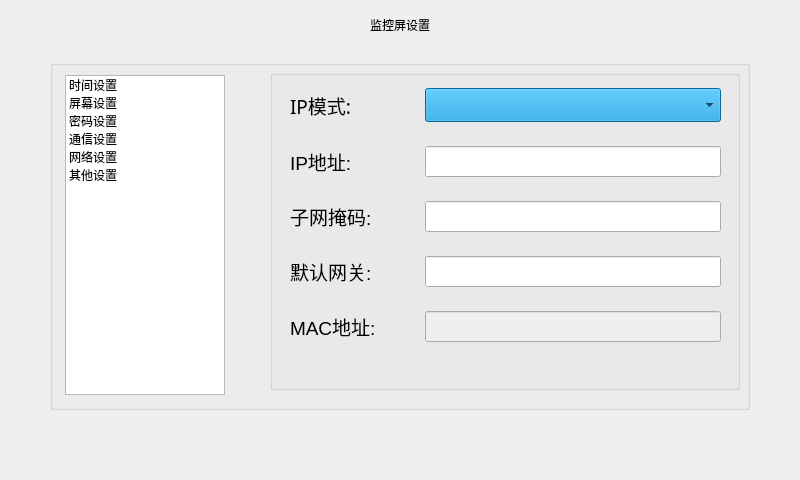
<?xml version="1.0" encoding="UTF-8"?>
<ui version="4.0">
 <class>Monitor_Screen_Set</class>
 <widget class="QWidget" name="Monitor_Screen_Set">
  <property name="geometry">
   <rect>
    <x>0</x>
    <y>0</y>
    <width>800</width>
    <height>480</height>
   </rect>
  </property>
  <property name="windowTitle">
   <string>Form</string>
  </property>
  <widget class="QWidget" name="widget" native="true">
   <property name="geometry">
    <rect>
     <x>0</x>
     <y>0</y>
     <width>800</width>
     <height>480</height>
    </rect>
   </property>
   <widget class="QGroupBox" name="groupBox">
    <property name="geometry">
     <rect>
      <x>50</x>
      <y>60</y>
      <width>700</width>
      <height>350</height>
     </rect>
    </property>
    <property name="styleSheet">
     <string notr="true">QComboBox{
  min-height: 28px; min-width: 40px;
/*  background-color: rgb(0, 170,0);*/
  background-color: rgb(12, 148, 214);

}

QComboBox QAbstractItemView::item {
  min-height: 35px; min-width: 60px;
 /* background-color: rgb(0, 170,0);*/
   /*background-color: rgb(75, 190, 155);*/

}</string>
    </property>
    <widget class="QListWidget" name="listWidget">
     <property name="geometry">
      <rect>
       <x>15</x>
       <y>15</y>
       <width>160</width>
       <height>320</height>
      </rect>
     </property>
     <property name="verticalScrollBarPolicy">
      <enum>Qt::ScrollBarAlwaysOff</enum>
     </property>
     <property name="horizontalScrollBarPolicy">
      <enum>Qt::ScrollBarAlwaysOff</enum>
     </property>
     <item>
      <property name="text">
       <string>时间设置</string>
      </property>
     </item>
     <item>
      <property name="text">
       <string>屏幕设置</string>
      </property>
     </item>
     <item>
      <property name="text">
       <string>密码设置</string>
      </property>
     </item>
     <item>
      <property name="text">
       <string>通信设置</string>
      </property>
     </item>
     <item>
      <property name="text">
       <string>网络设置</string>
      </property>
     </item>
     <item>
      <property name="text">
       <string>其他设置</string>
      </property>
     </item>
    </widget>
    <widget class="QGroupBox" name="groupBox_2">
     <property name="geometry">
      <rect>
       <x>220</x>
       <y>10</y>
       <width>470</width>
       <height>320</height>
      </rect>
     </property>
     <property name="title">
      <string/>
     </property>
     <property name="alignment">
      <set>Qt::AlignCenter</set>
     </property>
     <widget class="QStackedWidget" name="stackedWidget">
      <property name="geometry">
       <rect>
        <x>20</x>
        <y>0</y>
        <width>460</width>
        <height>321</height>
       </rect>
      </property>
      <property name="currentIndex">
       <number>4</number>
      </property>
      <widget class="QWidget" name="page">
       <widget class="QWidget" name="widget_1" native="true">
        <property name="geometry">
         <rect>
          <x>0</x>
          <y>0</y>
          <width>451</width>
          <height>281</height>
         </rect>
        </property>
        <layout class="QGridLayout" name="gridLayout_11">
         <item row="2" column="0">
          <widget class="QLabel" name="label_3">
           <property name="font">
            <font>
             <pointsize>18</pointsize>
            </font>
           </property>
           <property name="text">
            <string>日:</string>
           </property>
          </widget>
         </item>
         <item row="0" column="2">
          <widget class="QLineEdit" name="lineEdit_year">
           <property name="font">
            <font>
             <pointsize>16</pointsize>
            </font>
           </property>
           <property name="focusPolicy">
            <enum>Qt::NoFocus</enum>
           </property>
           <property name="alignment">
            <set>Qt::AlignCenter</set>
           </property>
          </widget>
         </item>
         <item row="4" column="0">
          <widget class="QLabel" name="label_5">
           <property name="font">
            <font>
             <pointsize>18</pointsize>
            </font>
           </property>
           <property name="text">
            <string>分:</string>
           </property>
          </widget>
         </item>
         <item row="0" column="0">
          <widget class="QLabel" name="label_1">
           <property name="font">
            <font>
             <pointsize>18</pointsize>
            </font>
           </property>
           <property name="text">
            <string>年:</string>
           </property>
          </widget>
         </item>
         <item row="0" column="1">
          <spacer name="horizontalSpacer_3">
           <property name="orientation">
            <enum>Qt::Horizontal</enum>
           </property>
           <property name="sizeType">
            <enum>QSizePolicy::Fixed</enum>
           </property>
           <property name="sizeHint" stdset="0">
            <size>
             <width>103</width>
             <height>20</height>
            </size>
           </property>
          </spacer>
         </item>
         <item row="1" column="0">
          <widget class="QLabel" name="label_2">
           <property name="font">
            <font>
             <pointsize>18</pointsize>
            </font>
           </property>
           <property name="text">
            <string>月:</string>
           </property>
          </widget>
         </item>
         <item row="2" column="2">
          <widget class="QLineEdit" name="lineEdit_date">
           <property name="font">
            <font>
             <pointsize>16</pointsize>
            </font>
           </property>
           <property name="focusPolicy">
            <enum>Qt::NoFocus</enum>
           </property>
           <property name="alignment">
            <set>Qt::AlignCenter</set>
           </property>
          </widget>
         </item>
         <item row="3" column="2">
          <widget class="QLineEdit" name="lineEdit_hour">
           <property name="font">
            <font>
             <pointsize>16</pointsize>
            </font>
           </property>
           <property name="focusPolicy">
            <enum>Qt::NoFocus</enum>
           </property>
           <property name="alignment">
            <set>Qt::AlignCenter</set>
           </property>
          </widget>
         </item>
         <item row="4" column="2">
          <widget class="QLineEdit" name="lineEdit_minute">
           <property name="font">
            <font>
             <pointsize>16</pointsize>
            </font>
           </property>
           <property name="focusPolicy">
            <enum>Qt::NoFocus</enum>
           </property>
           <property name="alignment">
            <set>Qt::AlignCenter</set>
           </property>
          </widget>
         </item>
         <item row="3" column="0">
          <widget class="QLabel" name="label_4">
           <property name="font">
            <font>
             <pointsize>18</pointsize>
            </font>
           </property>
           <property name="text">
            <string>时:</string>
           </property>
          </widget>
         </item>
         <item row="5" column="0">
          <widget class="QLabel" name="label_6">
           <property name="font">
            <font>
             <pointsize>18</pointsize>
            </font>
           </property>
           <property name="text">
            <string>秒:</string>
           </property>
          </widget>
         </item>
         <item row="1" column="2">
          <widget class="QLineEdit" name="lineEdit_month">
           <property name="font">
            <font>
             <pointsize>16</pointsize>
            </font>
           </property>
           <property name="focusPolicy">
            <enum>Qt::NoFocus</enum>
           </property>
           <property name="alignment">
            <set>Qt::AlignCenter</set>
           </property>
          </widget>
         </item>
         <item row="5" column="2">
          <widget class="QLineEdit" name="lineEdit_second">
           <property name="font">
            <font>
             <pointsize>16</pointsize>
            </font>
           </property>
           <property name="focusPolicy">
            <enum>Qt::NoFocus</enum>
           </property>
           <property name="alignment">
            <set>Qt::AlignCenter</set>
           </property>
          </widget>
         </item>
         <item row="4" column="3">
          <spacer name="horizontalSpacer_26">
           <property name="orientation">
            <enum>Qt::Horizontal</enum>
           </property>
           <property name="sizeType">
            <enum>QSizePolicy::Fixed</enum>
           </property>
           <property name="sizeHint" stdset="0">
            <size>
             <width>26</width>
             <height>20</height>
            </size>
           </property>
          </spacer>
         </item>
        </layout>
       </widget>
      </widget>
      <widget class="QWidget" name="page_2">
       <widget class="QWidget" name="widget_2" native="true">
        <property name="geometry">
         <rect>
          <x>0</x>
          <y>0</y>
          <width>451</width>
          <height>281</height>
         </rect>
        </property>
        <property name="styleSheet">
         <string notr="true"/>
        </property>
        <layout class="QGridLayout" name="gridLayout_12">
         <item row="4" column="3">
          <widget class="QLabel" name="label_10">
           <property name="font">
            <font>
             <pointsize>12</pointsize>
            </font>
           </property>
           <property name="text">
            <string>分</string>
           </property>
          </widget>
         </item>
         <item row="3" column="3">
          <widget class="QLabel" name="label">
           <property name="font">
            <font>
             <pointsize>14</pointsize>
            </font>
           </property>
           <property name="text">
            <string>%</string>
           </property>
          </widget>
         </item>
         <item row="0" column="2">
          <widget class="QComboBox" name="system_language">
           <property name="focusPolicy">
            <enum>Qt::NoFocus</enum>
           </property>
          </widget>
         </item>
         <item row="4" column="2">
          <widget class="QLineEdit" name="ScrProEdit">
           <property name="font">
            <font>
             <pointsize>16</pointsize>
            </font>
           </property>
           <property name="focusPolicy">
            <enum>Qt::NoFocus</enum>
           </property>
           <property name="alignment">
            <set>Qt::AlignCenter</set>
           </property>
          </widget>
         </item>
         <item row="1" column="2">
          <widget class="QComboBox" name="AlarmBox">
           <property name="font">
            <font>
             <pointsize>14</pointsize>
            </font>
           </property>
           <property name="focusPolicy">
            <enum>Qt::NoFocus</enum>
           </property>
           <property name="styleSheet">
            <string notr="true"/>
           </property>
          </widget>
         </item>
         <item row="3" column="2">
          <widget class="QLineEdit" name="lineEdit_bright">
           <property name="font">
            <font>
             <pointsize>16</pointsize>
            </font>
           </property>
           <property name="focusPolicy">
            <enum>Qt::NoFocus</enum>
           </property>
           <property name="alignment">
            <set>Qt::AlignCenter</set>
           </property>
          </widget>
         </item>
         <item row="1" column="1">
          <spacer name="horizontalSpacer_19">
           <property name="orientation">
            <enum>Qt::Horizontal</enum>
           </property>
           <property name="sizeType">
            <enum>QSizePolicy::Fixed</enum>
           </property>
           <property name="sizeHint" stdset="0">
            <size>
             <width>46</width>
             <height>20</height>
            </size>
           </property>
          </spacer>
         </item>
         <item row="4" column="0">
          <widget class="QLabel" name="label_9">
           <property name="font">
            <font>
             <pointsize>12</pointsize>
            </font>
           </property>
           <property name="text">
            <string>屏保时间：</string>
           </property>
          </widget>
         </item>
         <item row="0" column="0">
          <widget class="QLabel" name="label_22">
           <property name="font">
            <font>
             <pointsize>12</pointsize>
            </font>
           </property>
           <property name="text">
            <string>系统语言：</string>
           </property>
          </widget>
         </item>
         <item row="3" column="0">
          <widget class="QLabel" name="label_8">
           <property name="font">
            <font>
             <pointsize>12</pointsize>
            </font>
           </property>
           <property name="text">
            <string>屏幕亮度：</string>
           </property>
          </widget>
         </item>
         <item row="1" column="0">
          <widget class="QLabel" name="label_7">
           <property name="font">
            <font>
             <pointsize>12</pointsize>
            </font>
           </property>
           <property name="text">
            <string>报警：</string>
           </property>
          </widget>
         </item>
         <item row="4" column="4">
          <spacer name="horizontalSpacer_27">
           <property name="orientation">
            <enum>Qt::Horizontal</enum>
           </property>
           <property name="sizeType">
            <enum>QSizePolicy::Fixed</enum>
           </property>
           <property name="sizeHint" stdset="0">
            <size>
             <width>7</width>
             <height>17</height>
            </size>
           </property>
          </spacer>
         </item>
        </layout>
       </widget>
      </widget>
      <widget class="QWidget" name="page_3">
       <widget class="QWidget" name="widget_3" native="true">
        <property name="geometry">
         <rect>
          <x>0</x>
          <y>0</y>
          <width>451</width>
          <height>291</height>
         </rect>
        </property>
        <layout class="QGridLayout" name="gridLayout_13">
         <item row="2" column="0">
          <widget class="QLabel" name="label_12">
           <property name="font">
            <font>
             <pointsize>14</pointsize>
            </font>
           </property>
           <property name="text">
            <string>确认密码：</string>
           </property>
          </widget>
         </item>
         <item row="1" column="1">
          <spacer name="horizontalSpacer_20">
           <property name="orientation">
            <enum>Qt::Horizontal</enum>
           </property>
           <property name="sizeType">
            <enum>QSizePolicy::Fixed</enum>
           </property>
           <property name="sizeHint" stdset="0">
            <size>
             <width>70</width>
             <height>20</height>
            </size>
           </property>
          </spacer>
         </item>
         <item row="1" column="0">
          <widget class="QLabel" name="label_11">
           <property name="font">
            <font>
             <pointsize>14</pointsize>
            </font>
           </property>
           <property name="text">
            <string>新密码：</string>
           </property>
          </widget>
         </item>
         <item row="1" column="3">
          <spacer name="horizontalSpacer_25">
           <property name="orientation">
            <enum>Qt::Horizontal</enum>
           </property>
           <property name="sizeType">
            <enum>QSizePolicy::Fixed</enum>
           </property>
           <property name="sizeHint" stdset="0">
            <size>
             <width>26</width>
             <height>20</height>
            </size>
           </property>
          </spacer>
         </item>
         <item row="2" column="2">
          <widget class="QLineEdit" name="NewCode2Edit">
           <property name="font">
            <font>
             <pointsize>16</pointsize>
            </font>
           </property>
           <property name="focusPolicy">
            <enum>Qt::NoFocus</enum>
           </property>
           <property name="alignment">
            <set>Qt::AlignCenter</set>
           </property>
          </widget>
         </item>
         <item row="1" column="2">
          <widget class="QLineEdit" name="NewCodeEdit">
           <property name="font">
            <font>
             <pointsize>16</pointsize>
            </font>
           </property>
           <property name="focusPolicy">
            <enum>Qt::NoFocus</enum>
           </property>
           <property name="echoMode">
            <enum>QLineEdit::Normal</enum>
           </property>
           <property name="alignment">
            <set>Qt::AlignCenter</set>
           </property>
          </widget>
         </item>
        </layout>
       </widget>
      </widget>
      <widget class="QWidget" name="page_4">
       <widget class="QWidget" name="widget_4" native="true">
        <property name="geometry">
         <rect>
          <x>0</x>
          <y>0</y>
          <width>451</width>
          <height>320</height>
         </rect>
        </property>
        <layout class="QGridLayout" name="gridLayout_14">
         <item row="2" column="0" colspan="2">
          <widget class="QLabel" name="label_15">
           <property name="baseSize">
            <size>
             <width>0</width>
             <height>0</height>
            </size>
           </property>
           <property name="font">
            <font>
             <pointsize>14</pointsize>
            </font>
           </property>
           <property name="text">
            <string>校验位:</string>
           </property>
          </widget>
         </item>
         <item row="0" column="3">
          <spacer name="horizontalSpacer_21">
           <property name="orientation">
            <enum>Qt::Horizontal</enum>
           </property>
           <property name="sizeType">
            <enum>QSizePolicy::Fixed</enum>
           </property>
           <property name="sizeHint" stdset="0">
            <size>
             <width>26</width>
             <height>20</height>
            </size>
           </property>
          </spacer>
         </item>
         <item row="0" column="2">
          <widget class="QLineEdit" name="backgroundlineEdit">
           <property name="enabled">
            <bool>true</bool>
           </property>
           <property name="font">
            <font>
             <pointsize>14</pointsize>
            </font>
           </property>
           <property name="focusPolicy">
            <enum>Qt::NoFocus</enum>
           </property>
           <property name="styleSheet">
            <string notr="true">color: rgb(0, 0, 0);</string>
           </property>
           <property name="alignment">
            <set>Qt::AlignCenter</set>
           </property>
          </widget>
         </item>
         <item row="3" column="0" colspan="2">
          <widget class="QLabel" name="label_16">
           <property name="font">
            <font>
             <pointsize>14</pointsize>
            </font>
           </property>
           <property name="text">
            <string>通讯端口:</string>
           </property>
          </widget>
         </item>
         <item row="0" column="0">
          <widget class="QLabel" name="label_13">
           <property name="font">
            <font>
             <pointsize>14</pointsize>
            </font>
           </property>
           <property name="text">
            <string>本机地址:</string>
           </property>
          </widget>
         </item>
         <item row="0" column="1">
          <spacer name="horizontalSpacer_22">
           <property name="orientation">
            <enum>Qt::Horizontal</enum>
           </property>
           <property name="sizeType">
            <enum>QSizePolicy::Fixed</enum>
           </property>
           <property name="sizeHint" stdset="0">
            <size>
             <width>85</width>
             <height>20</height>
            </size>
           </property>
          </spacer>
         </item>
         <item row="1" column="2">
          <widget class="QComboBox" name="backgroundcomboBox">
           <property name="baseSize">
            <size>
             <width>0</width>
             <height>0</height>
            </size>
           </property>
           <property name="font">
            <font>
             <pointsize>14</pointsize>
            </font>
           </property>
           <property name="focusPolicy">
            <enum>Qt::NoFocus</enum>
           </property>
           <property name="styleSheet">
            <string notr="true"/>
           </property>
          </widget>
         </item>
         <item row="1" column="0" colspan="2">
          <widget class="QLabel" name="label_14">
           <property name="font">
            <font>
             <pointsize>14</pointsize>
            </font>
           </property>
           <property name="text">
            <string>波特率:</string>
           </property>
          </widget>
         </item>
         <item row="2" column="2">
          <widget class="QComboBox" name="backgroundcomboBox_1">
           <property name="baseSize">
            <size>
             <width>0</width>
             <height>0</height>
            </size>
           </property>
           <property name="font">
            <font>
             <pointsize>14</pointsize>
            </font>
           </property>
           <property name="focusPolicy">
            <enum>Qt::NoFocus</enum>
           </property>
           <property name="styleSheet">
            <string notr="true"/>
           </property>
          </widget>
         </item>
         <item row="3" column="2">
          <widget class="QLineEdit" name="background_port">
           <property name="enabled">
            <bool>false</bool>
           </property>
           <property name="font">
            <font>
             <pointsize>14</pointsize>
            </font>
           </property>
           <property name="focusPolicy">
            <enum>Qt::NoFocus</enum>
           </property>
           <property name="styleSheet">
            <string notr="true">color: rgb(0, 0, 0);</string>
           </property>
           <property name="alignment">
            <set>Qt::AlignCenter</set>
           </property>
          </widget>
         </item>
        </layout>
       </widget>
      </widget>
      <widget class="QWidget" name="page_5">
       <widget class="QWidget" name="widget_5" native="true">
        <property name="geometry">
         <rect>
          <x>0</x>
          <y>0</y>
          <width>451</width>
          <height>291</height>
         </rect>
        </property>
        <property name="sizePolicy">
         <sizepolicy hsizetype="Fixed" vsizetype="Fixed">
          <horstretch>0</horstretch>
          <verstretch>0</verstretch>
         </sizepolicy>
        </property>
        <layout class="QGridLayout" name="gridLayout_15">
         <item row="0" column="0">
          <widget class="QLabel" name="label_17">
           <property name="font">
            <font>
             <family>WenQuanYi Micro Hei Mono</family>
             <pointsize>14</pointsize>
            </font>
           </property>
           <property name="text">
            <string>IP模式:</string>
           </property>
          </widget>
         </item>
         <item row="2" column="0">
          <widget class="QLabel" name="label_19">
           <property name="font">
            <font>
             <pointsize>14</pointsize>
            </font>
           </property>
           <property name="text">
            <string>子网掩码:</string>
           </property>
          </widget>
         </item>
         <item row="1" column="0">
          <widget class="QLabel" name="label_18">
           <property name="font">
            <font>
             <pointsize>14</pointsize>
            </font>
           </property>
           <property name="text">
            <string>IP地址:</string>
           </property>
          </widget>
         </item>
         <item row="0" column="3">
          <spacer name="horizontalSpacer_24">
           <property name="orientation">
            <enum>Qt::Horizontal</enum>
           </property>
           <property name="sizeType">
            <enum>QSizePolicy::Fixed</enum>
           </property>
           <property name="sizeHint" stdset="0">
            <size>
             <width>20</width>
             <height>20</height>
            </size>
           </property>
          </spacer>
         </item>
         <item row="3" column="0">
          <widget class="QLabel" name="label_20">
           <property name="font">
            <font>
             <pointsize>14</pointsize>
            </font>
           </property>
           <property name="text">
            <string>默认网关:</string>
           </property>
          </widget>
         </item>
         <item row="1" column="2">
          <widget class="QLineEdit" name="lineEdit_ipaddress">
           <property name="enabled">
            <bool>true</bool>
           </property>
           <property name="font">
            <font>
             <pointsize>14</pointsize>
            </font>
           </property>
           <property name="focusPolicy">
            <enum>Qt::NoFocus</enum>
           </property>
           <property name="styleSheet">
            <string notr="true">color: rgb(0, 0, 0);</string>
           </property>
           <property name="alignment">
            <set>Qt::AlignCenter</set>
           </property>
          </widget>
         </item>
         <item row="3" column="2">
          <widget class="QLineEdit" name="lineEdit_defaultgateway">
           <property name="enabled">
            <bool>true</bool>
           </property>
           <property name="font">
            <font>
             <pointsize>14</pointsize>
            </font>
           </property>
           <property name="focusPolicy">
            <enum>Qt::NoFocus</enum>
           </property>
           <property name="layoutDirection">
            <enum>Qt::RightToLeft</enum>
           </property>
           <property name="styleSheet">
            <string notr="true">color: rgb(0, 0, 0);</string>
           </property>
           <property name="inputMask">
            <string/>
           </property>
           <property name="alignment">
            <set>Qt::AlignCenter</set>
           </property>
          </widget>
         </item>
         <item row="2" column="2">
          <widget class="QLineEdit" name="lineEdit_subnetmask">
           <property name="enabled">
            <bool>true</bool>
           </property>
           <property name="font">
            <font>
             <pointsize>14</pointsize>
            </font>
           </property>
           <property name="focusPolicy">
            <enum>Qt::NoFocus</enum>
           </property>
           <property name="styleSheet">
            <string notr="true">color: rgb(0, 0, 0);</string>
           </property>
           <property name="alignment">
            <set>Qt::AlignCenter</set>
           </property>
          </widget>
         </item>
         <item row="0" column="2">
          <widget class="QComboBox" name="comboBox_getip">
           <property name="font">
            <font>
             <pointsize>14</pointsize>
            </font>
           </property>
           <property name="focusPolicy">
            <enum>Qt::NoFocus</enum>
           </property>
           <property name="layoutDirection">
            <enum>Qt::LeftToRight</enum>
           </property>
           <property name="styleSheet">
            <string notr="true"/>
           </property>
           <property name="insertPolicy">
            <enum>QComboBox::InsertAfterCurrent</enum>
           </property>
          </widget>
         </item>
         <item row="0" column="1">
          <spacer name="horizontalSpacer_23">
           <property name="orientation">
            <enum>Qt::Horizontal</enum>
           </property>
           <property name="sizeType">
            <enum>QSizePolicy::Fixed</enum>
           </property>
           <property name="sizeHint" stdset="0">
            <size>
             <width>43</width>
             <height>20</height>
            </size>
           </property>
          </spacer>
         </item>
         <item row="4" column="0">
          <widget class="QLabel" name="label_21">
           <property name="font">
            <font>
             <pointsize>14</pointsize>
            </font>
           </property>
           <property name="text">
            <string>MAC地址:</string>
           </property>
          </widget>
         </item>
         <item row="4" column="2">
          <widget class="QLineEdit" name="lineEdit_mac">
           <property name="enabled">
            <bool>false</bool>
           </property>
           <property name="font">
            <font>
             <pointsize>14</pointsize>
            </font>
           </property>
           <property name="focusPolicy">
            <enum>Qt::NoFocus</enum>
           </property>
           <property name="layoutDirection">
            <enum>Qt::RightToLeft</enum>
           </property>
           <property name="styleSheet">
            <string notr="true">color: rgb(0, 0, 0);</string>
           </property>
           <property name="inputMask">
            <string/>
           </property>
           <property name="alignment">
            <set>Qt::AlignCenter</set>
           </property>
          </widget>
         </item>
        </layout>
       </widget>
      </widget>
      <widget class="QWidget" name="page_6">
       <widget class="QWidget" name="widget_6" native="true">
        <property name="geometry">
         <rect>
          <x>0</x>
          <y>10</y>
          <width>451</width>
          <height>271</height>
         </rect>
        </property>
        <widget class="QPushButton" name="screen_calibaration">
         <property name="geometry">
          <rect>
           <x>150</x>
           <y>100</y>
           <width>161</width>
           <height>61</height>
          </rect>
         </property>
         <property name="text">
          <string>屏幕校准</string>
         </property>
        </widget>
       </widget>
      </widget>
     </widget>
    </widget>
   </widget>
   <widget class="QLabel" name="title">
    <property name="geometry">
     <rect>
      <x>275</x>
      <y>0</y>
      <width>250</width>
      <height>50</height>
     </rect>
    </property>
    <property name="text">
     <string>监控屏设置</string>
    </property>
    <property name="alignment">
     <set>Qt::AlignCenter</set>
    </property>
   </widget>
  </widget>
 </widget>
 <resources/>
 <connections/>
</ui>
